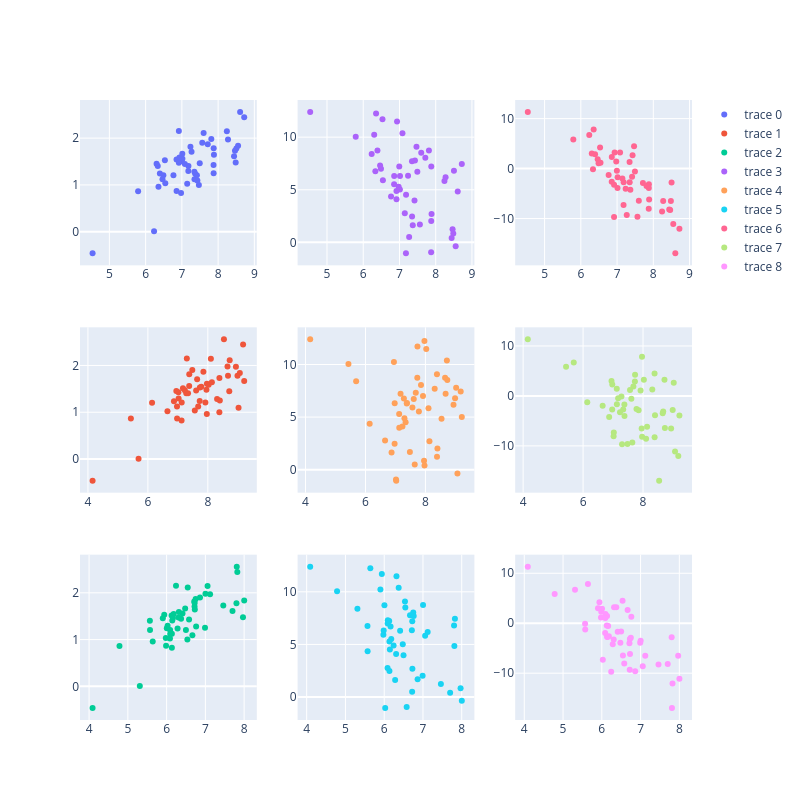

The cell this chart's notebook holds for it:
### Markdown cell above
#### CT parameters

### Code cell
fig = make_subplots(rows=3, cols=3)

fig.add_trace(go.Scatter(x=KPro_df_VA_avg["log(P)"], y=KPro_df_VA_avg["log(Energy, kcal/mol)"],mode="markers"), row = 1, col = 1)
fig.add_trace(go.Scatter(x=KPro_df_VA_avg["log(S)"], y=KPro_df_VA_avg["log(Energy, kcal/mol)"],mode="markers"), row = 2, col = 1)
fig.add_trace(go.Scatter(x=KPro_df_VA_avg["log(X)"], y=KPro_df_VA_avg["log(Energy, kcal/mol)"],mode="markers"), row = 3, col = 1)


fig.add_trace(go.Scatter(x=KPro_df_VA_avg["log(P)"], y=KPro_df_VA_avg["ln(kf)_H2O"],mode="markers"), row = 1, col = 2)
fig.add_trace(go.Scatter(x=KPro_df_VA_avg["log(S)"], y=KPro_df_VA_avg["ln(kf)_H2O"],mode="markers"), row = 2, col = 2)
fig.add_trace(go.Scatter(x=KPro_df_VA_avg["log(X)"], y=KPro_df_VA_avg["ln(kf)_H2O"],mode="markers"), row = 3, col = 2)

fig.add_trace(go.Scatter(x=KPro_df_VA_avg["log(P)"], y=KPro_df_VA_avg["ln(ku)_H2O"],mode="markers"), row = 1, col = 3)
fig.add_trace(go.Scatter(x=KPro_df_VA_avg["log(S)"], y=KPro_df_VA_avg["ln(ku)_H2O"],mode="markers"), row = 2, col = 3)
fig.add_trace(go.Scatter(x=KPro_df_VA_avg["log(X)"], y=KPro_df_VA_avg["ln(ku)_H2O"],mode="markers"), row = 3, col = 3)


fig.update_layout(height=800, width=800,)
fig.show()
